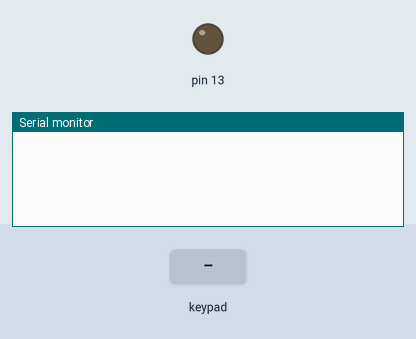
A sketch run on a simulated Arduino Uno, built with avr-gcc and run on an emulated ATmega328P. Parts: output pins drawn as LEDs (lit = HIGH), the last lines printed to the serial monitor. The inputs (shaded band) are chosen by the test bench.

Above: at 1.2 s.
1.3 s: key '1' pressed
At 2.2 s:
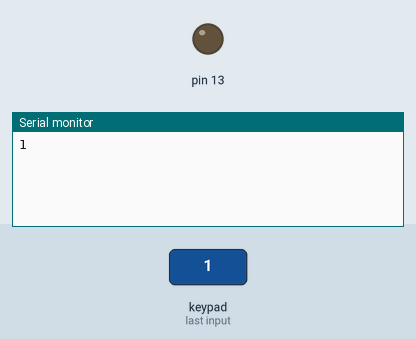
2.8 s: keypad keys 9 8 7 6 pressed 0.4 s apart
At 3.47 s:
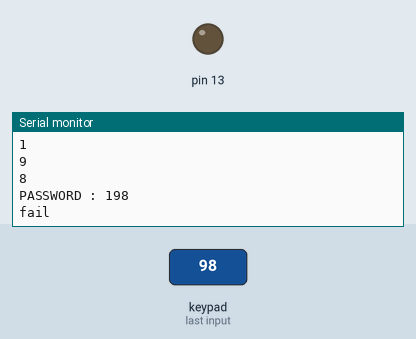
5.9 s: key 'A' pressed
At 6.4 s:
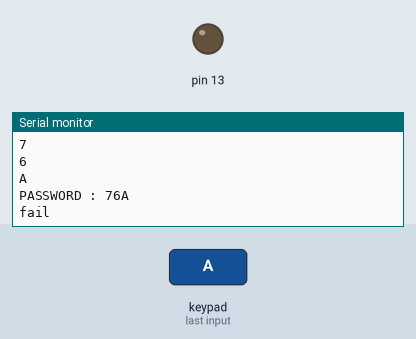
7.4 s: keypad keys 9 8 7 6 # pressed 0.4 s apart
At 10.4 s:
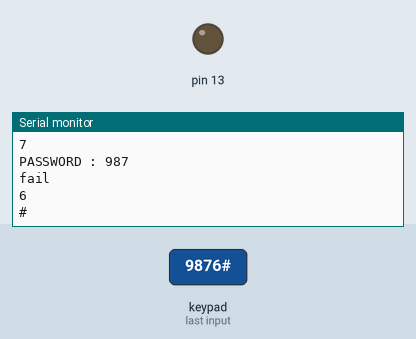
10.9 s: key '2' pressed
At 11.4 s:
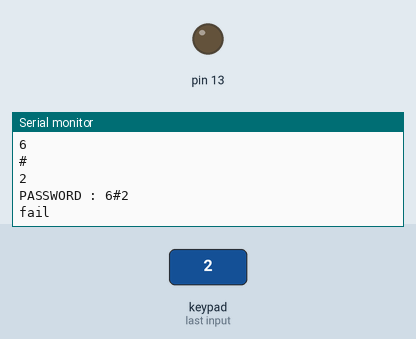
12.4 s: keypad keys 9 8 7 6 * pressed 0.4 s apart
At 15.4 s:
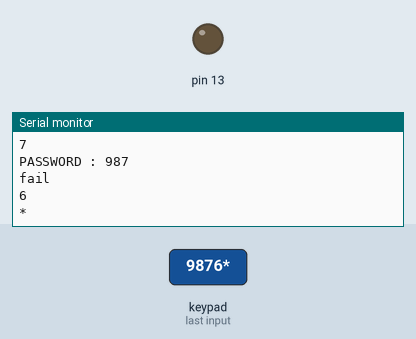
Timing chart, 0 to 16.9 s (numbered marks = the images above; inputs shaded):
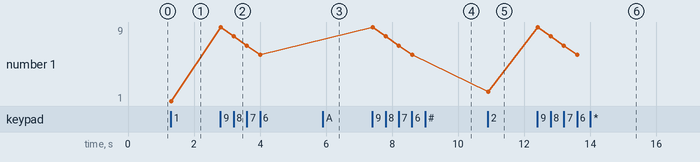

The sketch:

quiz_keypad.ino
```cpp
#include <Keypad.h>

const byte ROWS = 4;
const byte COLS = 4;

char hexaKeys[ROWS][COLS] = {
  { '1', '2', '3', 'A' },
  { '4', '5', '6', 'B' },
  { '7', '8', '9', 'C' },
  { '*', '0', '#', 'D' }
};

byte rowPins[ROWS] = { 9, 8, 7, 6 };
byte colPins[COLS] = { 5, 4, 3, 2 };

char password[4];
int i;

Keypad customKeypad = Keypad(makeKeymap(hexaKeys), rowPins, colPins, ROWS, COLS);

void setup() {
  Serial.begin(9600);
  pinMode(13, OUTPUT);
  i=0;
}

void loop() {
  char customKey = customKeypad.getKey();

  if (customKey) {
    Serial.println(customKey);

    password[i++] = customKey;

    if (i == 3) {

      Serial.print("PASSWORD : ");
      for (int j = 0; j < 3; j++) {
        Serial.print(password[j]);
      }

      Serial.println();
      if (password[0]=='1' && password[1]=='2' && password[2]=='3') {
        Serial.println("okay ");

      }
      else if (password[0]=='4' && password[1]=='5' && password[2]=='6') {
        Serial.println("ok2");

      }
      else if (password[0]=='A' && password[1]=='B' && password[2]=='C') {
        for (int j=0; j<3; j++) {
          digitalWrite(13, 1);
          delay(500);
          digitalWrite(13, 0);
          delay(500);
        }
      }
      else { Serial.println("fail"); }
      i = 0;
     }
  }
}
```

Measured:
- after the input at 1.3 s, the serial monitor: prints a new line at once (image 1)
- after the input at 2.8 s, the serial monitor: prints a new line at once (image 2)
- after the input at 5.9 s, the serial monitor: prints a new line at once (image 3)
- after the input at 7.4 s, the serial monitor: prints a new line at once (image 4)
- after the input at 10.9 s, the serial monitor: prints a new line at once (image 5)
- after the input at 12.4 s, the serial monitor: prints a new line at once (image 6)
- plotted number 1: 1 → 6 after the input at 2.8 s, 6 → 2 after the input at 10.9 s
